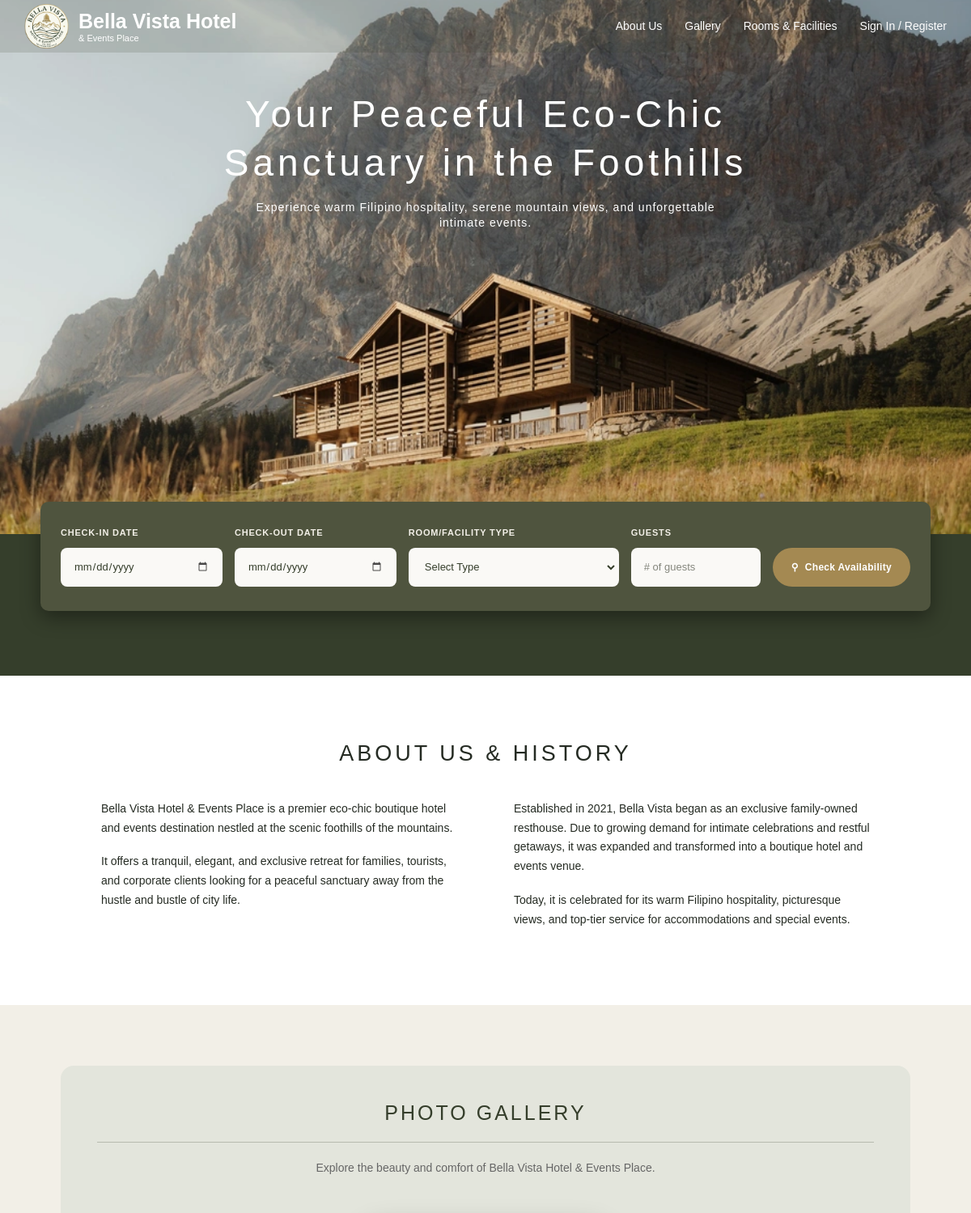
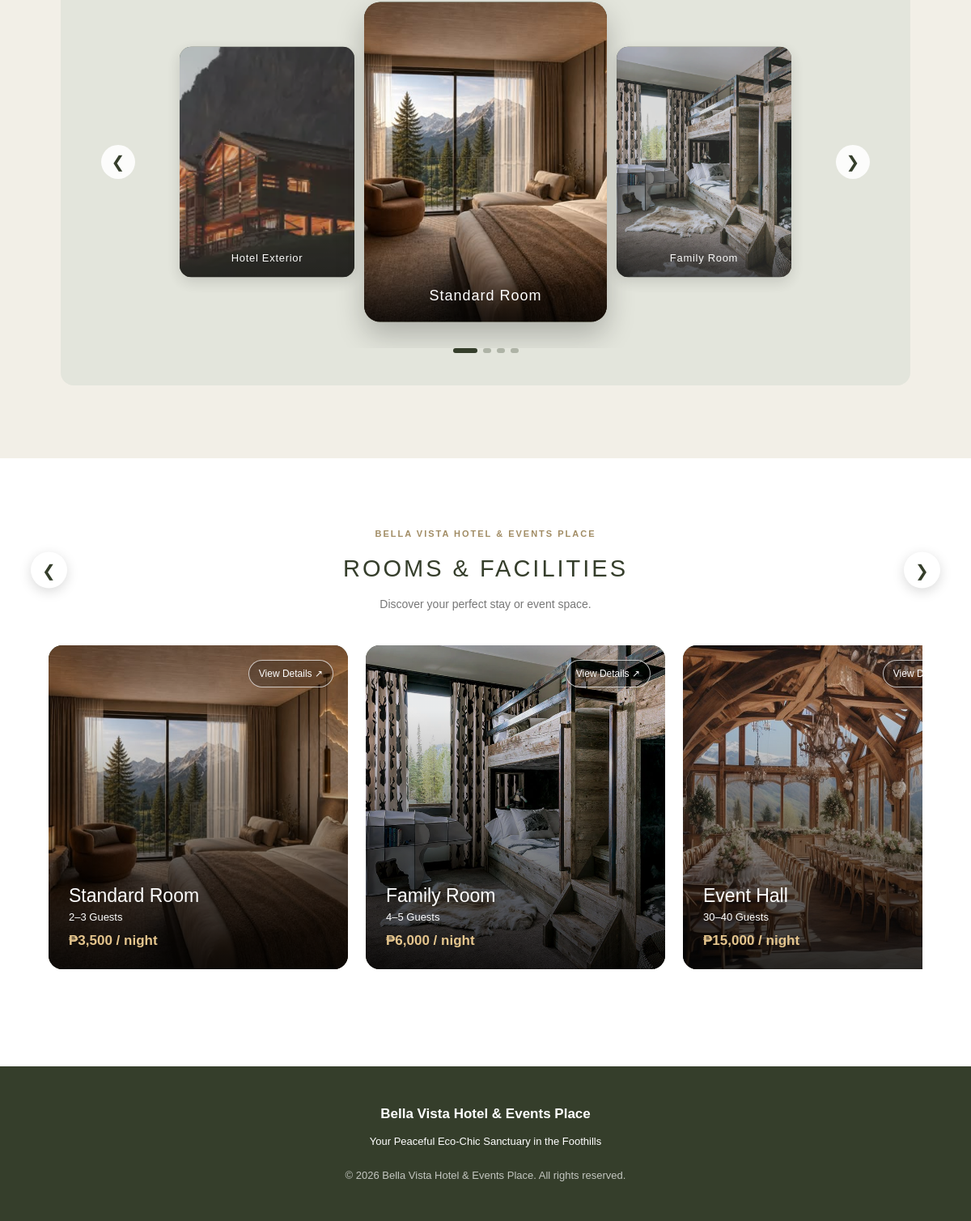
The page / on the database its author committed (2 pictures, top to bottom).
### tables this page shows
CREATE TABLE `room_type` (
  `room_Type_ID` int(10) UNSIGNED NOT NULL,
  `room_Type` varchar(90) NOT NULL,
  `base_Price` decimal(12,2) NOT NULL,
  `included_Guests` int(10) UNSIGNED NOT NULL,
  `max_Guests` int(10) UNSIGNED NOT NULL,
  `extra_Person_Fee` decimal(12,2) NOT NULL DEFAULT 0.00,
  `deleted_At` datetime DEFAULT NULL
);

### includes/auth_session.php (called while the page is built, shortened)
<?php
function authCurrentUser(PDO $pdo, bool $lockForUpdate = false): ?array {
    $userID = $_SESSION['auth_user']['user_id'] ?? null;
    if (!is_int($userID) || $userID < 1) {
        return null;
    }
}

### includes/room_catalog.php (called while the page is built, shortened)
<?php
$catalogRooms = [];
$catalogImages = [
    1 => 'assets/images/standard room.jfif',
    2 => 'assets/images/family room.webp',
    3 => 'assets/images/event hall.jfif'
];
try {
    require_once __DIR__ . '/database.php';
    $stmt = $pdo->query("
        SELECT
            room_Type_ID,
            room_Type,
            base_Price,
            included_Guests,
            max_Guests,
            extra_Person_Fee
        FROM room_type
        WHERE deleted_At IS NULL
        ORDER BY room_Type_ID
    ");
    foreach ($stmt->fetchAll(PDO::FETCH_ASSOC) as $roomType) {
        $id = (int)$roomType['room_Type_ID'];
        $roomType['image'] =
            $catalogImages[$id] ?? 'assets/images/hero.webp';
        $roomType['features'] = [];
        $roomType['beds'] = [];
        $catalogRooms[$id] = $roomType;
    }
    $stmt = $pdo->query("
        SELECT
            rtf.room_Type_ID,
            f.feature_Name
        FROM room_type_feature rtf
        JOIN feature f
            ON rtf.feature_ID = f.feature_ID
        WHERE rtf.deleted_At IS NULL
        AND f.deleted_At IS NULL
        ORDER BY f.feature_ID
    ");
    foreach ($stmt->fetchAll(PDO::FETCH_ASSOC) as $feature) {
        $id = (int)$feature['room_Type_ID'];
        if (isset($catalogRooms[$id])) {
            $catalogRooms[$id]['features'][] =
                $feature['feature_Name'];
        }
    }
    $stmt = $pdo->query("
        SELECT
            rtb.room_Type_ID,
            bt.bed_Type_Name,
            rtb.num_Beds
        FROM room_type_bed_type rtb
        JOIN bed_type bt
            ON rtb.bed_Type_ID = bt.bed_Type_ID
        WHERE rtb.deleted_At IS NULL
        AND bt.deleted_At IS NULL
        ORDER BY bt.bed_Type_ID
    ");
    foreach ($stmt->fetchAll(PDO::FETCH_ASSOC) as $bed) {
        $id = (int)$bed['room_Type_ID'];
        if (isset($catalogRooms[$id])) {
            $catalogRooms[$id]['beds'][] = [
                'type' => $bed['bed_Type_Name'],
                'quantity' => (int)$bed['num_Beds']
            ];
        }
    }
} catch (Throwable $e) {
    error_log('Room catalog error: ' . $e->getMessage());
    $catalogRooms = [];
    $roomCatalogError =
        'Unable to retrieve room information. Please try again later.';
}
function catalogEscape($value): string {
    return htmlspecialchars(
        (string)$value,
        ENT_QUOTES | ENT_SUBSTITUTE,
        'UTF-8'
    );
}

### index.php (the view, shortened to what this page needs)
<?php
require_once __DIR__ . '/includes/database.php';
require_once __DIR__ . '/includes/auth_session.php';
$currentUser = authCurrentUser($pdo);
require_once __DIR__ . '/includes/room_catalog.php';
?>
<!DOCTYPE html>
<html lang="en">
<head>
    <link rel="stylesheet" href="assets/css/global_style.css">
    <link rel="stylesheet" href="assets/css/landing.css?v=4">
    <link rel="stylesheet" href="assets/css/availability_form.css?v=2">
    <link rel="stylesheet" href="assets/css/photo_gallery.css?v=2">
    <link rel="stylesheet" href="assets/css/rooms_facilities.css?v=4">
    <link rel="stylesheet" href="assets/css/responsive_landing.css">
    </head>
<body>
            <nav class="navbar">
                <a href="#home" class="logo">
                    <img
                        src="assets/images/logo-removebg.png"
                        alt="Bella Vista Hotel & Events Place Logo"
                        class="hotel-logo"
                    >
                    <span class="logo-text">
                        Bella Vista Hotel
                        <small>& Events Place</small>
                    </span>
                </a>
                <div class="nav-links">
                    <a href="#about">About Us</a>
                    <a href="#gallery">Gallery</a>
                    <a href="#rooms">Rooms & Facilities</a>
                    <?php if ($currentUser): ?>
                        <a href="<?= authEscape(authDashboardPath($currentUser['role'])) ?>" class="nav-account-link" title="Your dashboard"><?= authEscape($currentUser['first_name']) ?></a>
                    <?php else: ?>
                        <a href="pages/login.php">Sign In / Register</a>
                    <?php endif; ?>
                </div>
            </nav>
    <header class="hero" id="home">
        <div class="hero-visual">
            <img
                src="assets/images/hero.webp"
                alt="Bella Vista Hotel exterior with mountain scenery"
                class="hero-image"
            >
            <div class="hero-content">
                <h1>
                    Your Peaceful Eco-Chic
                    <br>
                    Sanctuary in the Foothills
                </h1>
                <p>
                    Experience warm Filipino hospitality,
                    serene mountain views, and
                    unforgettable intimate events.
                </p>
            </div>
    </div>
        <form class="availability-form"
            id="availabilityForm"
            action="pages/availability.php"
            method="GET"
            novalidate>
            <div class="form-group">
                <label for="checkin">Check-in Date</label>
                <input type="date"
                       id="checkin"
                       name="checkin"
                       required>
            </div>
            <div class="form-group">
                <label for="checkout">Check-out Date</label>
                <input type="date"
                       id="checkout"
                       name="checkout"
                       required>
            </div>
            <div class="form-group">
                <label for="facility">Room/Facility Type</label>
                <select id="facility" name="facility" required>
                    <option value="">Select Type</option>
                </select>
            </div>
            <div class="form-group">
                <label for="guests">Guests</label>
                <input type="number"
                       id="guests"
                       name="guests"
                       min="1"
                       placeholder="# of guests"
                       required>
            </div>
            <button type="submit" class="availability-btn">
                <span class="search-icon" aria-hidden="true">
                    &#9906;
                </span>
                Check Availability
            </button>
        </form>
    </header>
    <main>
        <section class="about-section" id="about">
            <div class="container">
                <h2 class="section-title">
                    About Us & History
                </h2>
                <div class="about-grid">
                    <div class="about-content">
                        <p>
                            Bella Vista Hotel & Events Place
                            is a premier eco-chic boutique hotel
                            and events destination nestled at
                            the scenic foothills of the mountains.
                        </p>
                        <p>
                            It offers a tranquil, elegant,
                            and exclusive retreat for families,
                            tourists, and corporate clients
                            looking for a peaceful sanctuary
                            away from the hustle and bustle
                            of city life.
                        </p>
                    </div>
                    <div class="history-content">
                        <p>
                            Established in 2021, Bella Vista
                            began as an exclusive family-owned
                            resthouse. Due to growing demand
                            for intimate celebrations and
                            restful getaways, it was expanded
                            and transformed into a boutique
                            hotel and events venue.
                        </p>
                        <p>
                            Today, it is celebrated for its
                            warm Filipino hospitality,
                            picturesque views, and top-tier
                            service for accommodations and
                            special events.
                        </p>
                    </div>
                </div>
            </div>
        </section>
        <section class="bv-gallery" id="gallery">
            <div class="bv-gallery__panel">
                <div class="bv-gallery__header">
                    <h2>Photo Gallery</h2>
                </div>
                <p class="bv-gallery__description">
                    Explore the beauty and comfort of
                    Bella Vista Hotel & Events Place.
                </p>
                <div class="bv-carousel"
                    role="region"
                    aria-roledescription="carousel"
                    aria-label="Hotel Photo Gallery"
                    tabindex="0">
                    <div class="bv-carousel__stage">
                        <figure class="bv-carousel__slide is-active">
                            <img src="assets/images/standard room.jfif"
                                alt="Bella Vista Standard Room interior">
                            <figcaption>Standard Room</figcaption>
                        </figure>
                        <figure class="bv-carousel__slide is-next">
                            <img src="assets/images/family room.webp"
                                alt="Bella Vista Family Room interior">
                            <figcaption>Family Room</figcaption>
                        </figure>
                        <figure class="bv-carousel__slide is-prev">
                            <img src="assets/images/hotel on mountains 2.webp"
                                alt="Bella Vista Hotel exterior">
                            <figcaption>Hotel Exterior</figcaption>
                        </figure>
                    </div>
                    <button type="button"
                            class="bv-carousel__arrow prev"
                            aria-label="Previous photo">
                        &#10094;
                    </button>
                    <button type="button"
                            class="bv-carousel__arrow next"
                            aria-label="Next photo">
                        &#10095;
                    </button>
                </div>
                <div class="bv-carousel__dots"
                    aria-label="Gallery slide navigation">
                </div>
            </div>
        </section>
        <section class="rooms-section" id="rooms">
            <div class="container">
                <div class="rooms-header">
                    <div>
                        <p class="rooms-eyebrow">
                            BELLA VISTA HOTEL & EVENTS PLACE
                        </p>
                        <h2>Rooms & Facilities</h2>
                        <p class="rooms-description">
                            Discover your perfect stay or event space.
                        </p>
                    </div>
                    <div class="rooms-controls">
                        <button type="button"
                                class="rooms-prev"
                                aria-label="Previous room">
                            &#10094;
                        </button>
                        <button type="button"
                                class="rooms-next"
                                aria-label="Next room">
                            &#10095;
                        </button>
                    </div>
                </div>
                <div class="room-grid"
                    id="roomTrack"
                    role="region"
                    aria-label="Rooms and facilities"
                    tabindex="0">
                    <?php foreach ($catalogRooms as $room): ?>
                        <?php
                            $included = (int)$room['included_Guests'];
                            $maximum = (int)$room['max_Guests'];
                            $capacity = $included === $maximum
                                ? $maximum . ' Guests'
                                : $included . '–' . $maximum . ' Guests';
                            $roomDetails = json_encode(
                                $room,
                                JSON_INVALID_UTF8_SUBSTITUTE
                            );
                        ?>
                        <article class="room-card">
                            <button
                                type="button"
                                class="room-card-open"
                                data-room="<?= (int)$room['room_Type_ID'] ?>"
                                data-room-details="<?= catalogEscape($roomDetails) ?>"
                                aria-label="View <?= catalogEscape($room['room_Type']) ?> details"
                            >
                                <img
                                    src="<?= catalogEscape($room['image']) ?>"
                                    alt="<?= catalogEscape($room['room_Type']) ?>"
                                >
                                <div class="room-card-content">
                                    <span class="room-view">
                                        View Details &#8599;
                                    </span>
                                    <h3>
                                        <?= catalogEscape($room['room_Type']) ?>
                                    </h3>
                                    <p>
                                        <?= catalogEscape($capacity) ?>
                                    </p>
                                    <strong>
                                        ₱<?= number_format(
                                            (float)$room['base_Price'],
                                            0
                                        ) ?> / night
                                    </strong>
                                </div>
                            </button>
                        </article>
                    <?php endforeach; ?>
                </div>
            </div>
        </section>
    </main>
    <footer class="footer">
        <h3>Bella Vista Hotel & Events Place</h3>
        <p>
            Your Peaceful Eco-Chic Sanctuary
            in the Foothills
        </p>
        <p class="copyright">
            &copy; 2026 Bella Vista Hotel & Events Place.
            All rights reserved.
        </p>
    </footer>
</body>
</html>

### rows shown on the page
room_type: shows a picture, room_Type "Standard Room", catalogEscape($capacity) "2–3 Guests", base_Price "3,500"
room_type: shows a picture, room_Type "Family Room", catalogEscape($capacity) "4–5 Guests", base_Price "6,000"
room_type: shows a picture, room_Type "Event Hall", catalogEscape($capacity) "30–40 Guests", base_Price "15,000"
